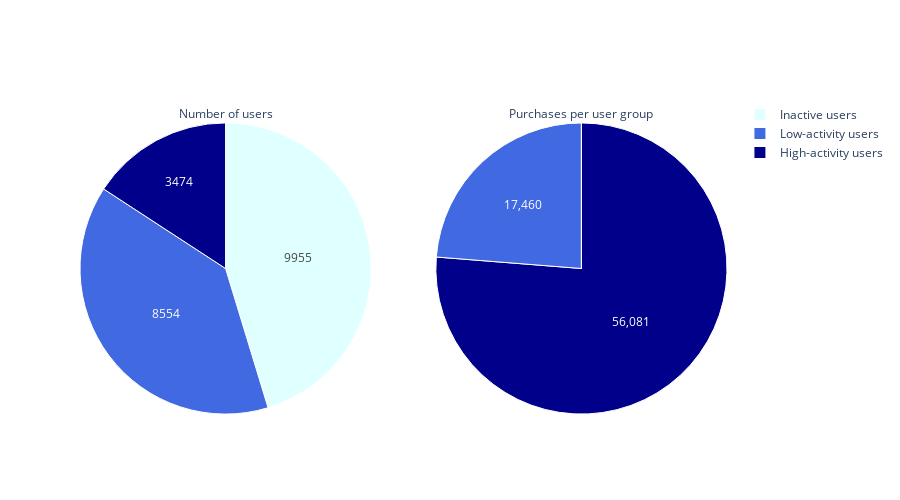

Write notebook code for a chart like this one.
### Markdown cell above
#### Order volume and potential revenue gain by segmented user groups

### Code cell
import plotly.graph_objs as go
from plotly.subplots import make_subplots

user_groups = ['Inactive users', 'Low-activity users', 'High-activity users']

count_user_groups = [df_nopurchases['USER_ID'].count(), 
                     df_purchases_transformed_low['USER_ID'].count(), 
                     df_purchases_transformed_high['USER_ID'].count()]

count_order_volume = [df_nopurchases['PURCHASE_COUNT'].sum(), 
                      df_purchases_transformed_low['PURCHASE_COUNT'].sum(), 
                      df_purchases_transformed_high['PURCHASE_COUNT'].sum()]

count_total_purchase_volume_eur = [df_nopurchases['TOTAL_PURCHASES_EUR'].sum(), 
                                   df_purchases_transformed_low['TOTAL_PURCHASES_EUR'].sum(), 
                                   df_purchases_transformed_high['TOTAL_PURCHASES_EUR'].sum()]

order_volume_df = pd.DataFrame({'User group': user_groups,
                                'Count': count_user_groups,
                                'Order volume': count_order_volume,
                                'Purchase volume': count_total_purchase_volume_eur})


fig = make_subplots(rows=1, cols=2, specs=[[{"type": "pie"}, {"type": "pie"}]])


fig.add_trace(go.Pie(title='Number of users',
                     direction='clockwise',
                     labels=user_groups,
                     values=count_user_groups,
                     textinfo='value',
                     textposition='inside',
                     marker={'colors': ['lightcyan', 'royalblue', 'darkblue'],
                             'line': {'color': 'white', 'width': 1}}),row=1, col=1)

fig.add_trace(go.Pie(title='Purchases per user group',
                     direction='clockwise',
                     values=count_order_volume,
                     labels=user_groups,
                     textinfo='value',
                     textposition='inside',
                     marker={'line': {'color': 'white', 'width': 1}}),row=1, col=2)

fig.update_layout(height=500, width=900)
fig.show()

### Figure 1 — Plotly figure (JSON) as saved in the notebook; plotly's stock layout.template omitted (floating-point values rounded to 4 significant figures)
{"data": [{"direction": "clockwise", "domain": {"x": [0, 0.45], "y": [0, 1]}, "labels": ["Inactive users", "Low-activity users", "High-activity users"], "marker": {"colors": ["lightcyan", "royalblue", "darkblue"], "line": {"color": "white", "width": 1}}, "textinfo": "value", "textposition": "inside", "title": {"text": "Number of users"}, "type": "pie", "values": [9955, 8554, 3474]}, {"direction": "clockwise", "domain": {"x": [0.55, 1], "y": [0, 1]}, "labels": ["Inactive users", "Low-activity users", "High-activity users"], "marker": {"line": {"color": "white", "width": 1}}, "textinfo": "value", "textposition": "inside", "title": {"text": "Purchases per user group"}, "type": "pie", "values": [0, 17460, 56081]}], "layout": {"height": 500, "width": 900}}
